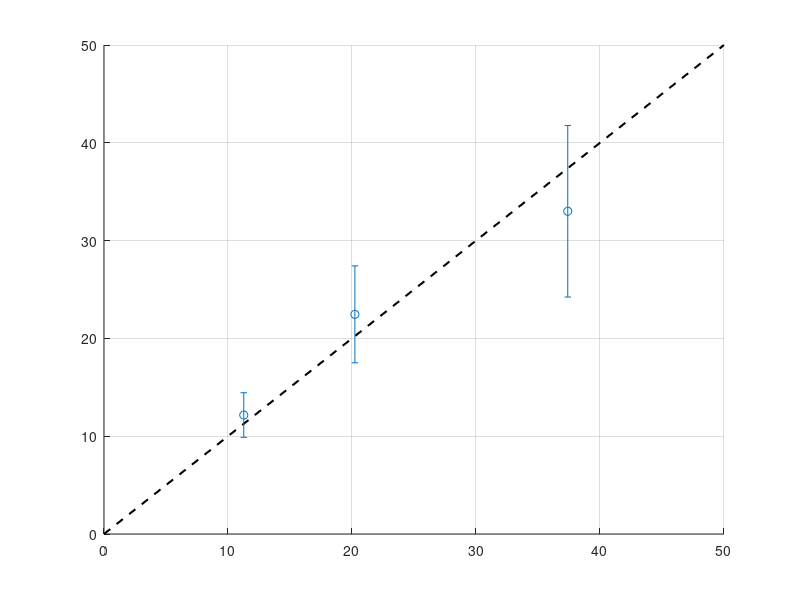

Source code (MATLAB): (Note: this script raises an error after producing the figure.)
%% Figure 2b: current-authoritative fixed viscosity ranges
% No training. Input values come only from the packaged current prediction CSV.
data = load('figure2b_current_fixed_ranges.mat');
labels = cellstr(data.range_labels); rmseMean = data.bootstrap_rmse_mean(:);
figure('Color','w','Units','pixels','Position',[100 100 760 650]); hold on; grid on;
plot([0 50],[0 50],'k--','LineWidth',1.5);
errorbar(data.true_means(:),data.pred_means(:),rmseMean,'o','MarkerSize',12, ...
 'MarkerFaceColor',[0.20 0.70 0.90],'MarkerEdgeColor','k','LineWidth',2, ...
 'Color',[0 0.45 0.74],'CapSize',15,'LineStyle','none');
rng(double(data.bootstrap_seed));
for i=1:3
 s=data.bootstrap_rmse_samples(:,i); jitter=(rand(size(s))-0.5)*0.10;
 scatter(data.true_means(i)+jitter,data.pred_means(i)+s,10,'k','filled','MarkerFaceAlpha',0.05,'MarkerEdgeAlpha',0.05);
 scatter(data.true_means(i)+jitter,data.pred_means(i)-s,10,'k','filled','MarkerFaceAlpha',0.05,'MarkerEdgeAlpha',0.05);
 text(data.true_means(i)+1.4,data.pred_means(i),sprintf('%s (n=%d)',labels{i},data.bin_counts(i)), ...
  'FontSize',16,'FontWeight','bold','HorizontalAlignment','left');
end
axis square; xlim([0 50]); ylim([0 50]); xlabel('Mean true viscosity (cP)'); ylabel('Mean predicted viscosity (cP)');
set(gca,'FontSize',16,'FontName','Helvetica','LineWidth',1.5,'TickDir','out','Box','off');
